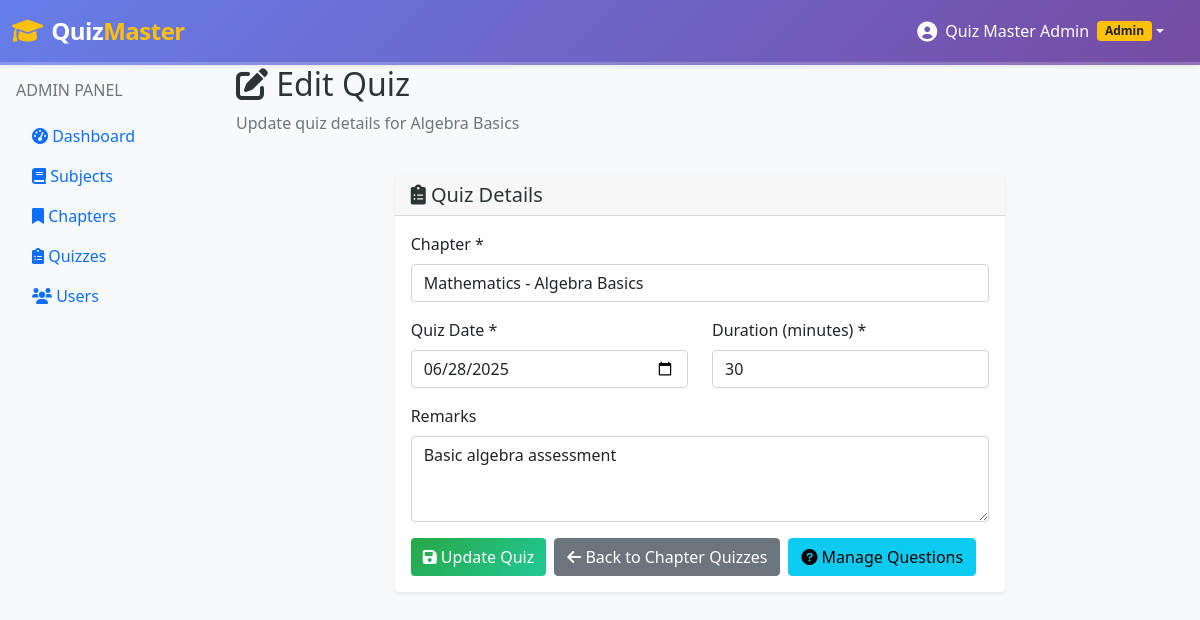
Page /admin/quizzes/1/edit (signed in) on the committed database.
### models/chapter.py (models this page shows, shortened)
class Chapter(db.Model):
    id = db.Column(db.Integer, primary_key=True)
    name = db.Column(db.String(100), nullable=False)
    description = db.Column(db.Text)
    subject_id = db.Column(db.Integer, db.ForeignKey('subject.id'), nullable=False)
    created_at = db.Column(db.DateTime, default=datetime.utcnow)
    quizzes = db.relationship('Quiz', backref='chapter', lazy=True, cascade='all, delete-orphan')

### models/quiz.py (models this page shows, shortened)
class Quiz(db.Model):
    id = db.Column(db.Integer, primary_key=True)
    chapter_id = db.Column(db.Integer, db.ForeignKey('chapter.id'), nullable=False)
    date_of_quiz = db.Column(db.Date, nullable=False)
    time_duration = db.Column(db.Integer, nullable=False)  # Duration in minutes
    remarks = db.Column(db.Text)
    created_at = db.Column(db.DateTime, default=datetime.utcnow)
    questions = db.relationship('Question', backref='quiz', lazy=True, cascade='all, delete-orphan')
    scores = db.relationship('Score', backref='quiz', lazy=True, cascade='all, delete-orphan')

### models/subject.py (models this page shows, shortened)
class Subject(db.Model):
    id = db.Column(db.Integer, primary_key=True)
    name = db.Column(db.String(100), nullable=False)
    description = db.Column(db.Text)
    created_at = db.Column(db.DateTime, default=datetime.utcnow)
    chapters = db.relationship('Chapter', backref='subject', lazy=True, cascade='all, delete-orphan')

### controllers/admin.py (the view)
    def decorated_function(*args, **kwargs):
        if not is_logged_in() or not is_admin():
            flash('Access denied', 'error')
            return redirect(url_for('auth.login'))
        return f(*args, **kwargs)

### controllers/admin.py (called while the page is built, shortened)
def is_logged_in():
    return 'user_id' in session

def is_admin():
    return session.get('is_admin', False)

def admin_required(f):
    def decorated_function(*args, **kwargs):
        if not is_logged_in() or not is_admin():
            flash('Access denied', 'error')
            return redirect(url_for('auth.login'))
        return f(*args, **kwargs)
    decorated_function.__name__ = f.__name__
    return decorated_function

@admin_bp.route('/quizzes/<int:quiz_id>/edit', methods=['GET', 'POST'])
@admin_required
def edit_quiz(quiz_id):
    quiz = Quiz.query.get_or_404(quiz_id)
    chapters = Chapter.query.join(Subject).all()
    return render_template('admin/edit_quiz.html', quiz=quiz, chapters=chapters)

### templates/admin/edit_quiz.html (shortened to what this page needs)
{% extends "base.html" %}
{% block content %}
<div class="container-fluid">
    <div class="row mb-4">
        <div class="col-12">
            <h2><i class="fas fa-edit"></i> Edit Quiz</h2>
            <p class="text-muted">Update quiz details for {{ quiz.chapter.name }}</p>
        </div>
    </div>
    <div class="row justify-content-center">
        <div class="col-md-8">
            <div class="card">
                <div class="card-header">
                    <h5 class="mb-0"><i class="fas fa-clipboard-list"></i> Quiz Details</h5>
                </div>
                <div class="card-body">
                    <form method="POST">
                        <div class="mb-3">
                            <label for="chapter_id" class="form-label">Chapter *</label>
                            <select class="form-control" id="chapter_id" name="chapter_id" required>
                                {% for chapter in chapters %}
                                    <option value="{{ chapter.id }}" {% if chapter.id == quiz.chapter_id %}selected{% endif %}>
                                        {{ chapter.subject.name }} - {{ chapter.name }}
                                    </option>
                                {% endfor %}
                            </select>
                        </div>
                        <div class="row">
                            <div class="col-md-6 mb-3">
                                <label for="date_of_quiz" class="form-label">Quiz Date *</label>
                                <input type="date" class="form-control" id="date_of_quiz" name="date_of_quiz"
                                       value="{{ quiz.date_of_quiz.strftime('%Y-%m-%d') }}" required>
                            </div>
                            <div class="col-md-6 mb-3">
                                <label for="time_duration" class="form-label">Duration (minutes) *</label>
                                <input type="number" class="form-control" id="time_duration" name="time_duration"
                                       min="1" max="180" value="{{ quiz.time_duration }}" required>
                            </div>
                        </div>
                        <div class="mb-3">
                            <label for="remarks" class="form-label">Remarks</label>
                            <textarea class="form-control" id="remarks" name="remarks" rows="3"
                                      placeholder="Any additional notes about this quiz">{{ quiz.remarks }}</textarea>
                        </div>
                        <div class="d-flex gap-2">
                            <button type="submit" class="btn btn-primary">
                                <i class="fas fa-save"></i> Update Quiz
                            </button>
                            <a href="{{ url_for('admin.chapter_quizzes', chapter_id=quiz.chapter_id) }}" class="btn btn-secondary">
                                <i class="fas fa-arrow-left"></i> Back to Chapter Quizzes
                            </a>
                            <a href="{{ url_for('admin.quiz_questions', quiz_id=quiz.id) }}" class="btn btn-info">
                                <i class="fas fa-question-circle"></i> Manage Questions
                            </a>
                        </div>
                    </form>
                </div>
            </div>
        </div>
    </div>
</div>
{% endblock %}

### static/css/style.css (style rules this page uses)
body { background-color: #f8f9fa; }
.card { border: none; box-shadow: 0 0.125rem 0.25rem rgba(0, 0, 0, 0.075); transition: box-shadow 0.15s ease-in-out; position: relative; z-index: 1; }
* { transition: color 0.3s ease, background-color 0.3s ease, transform 0.3s ease, box-shadow 0.3s ease; }
h1, h2, h3, h4, h5, h6 { color: #2d3436 !important; }
.btn-primary { background: linear-gradient(135deg, #28a745 0%, #20c997 100%); border: none; color: white; }

### rows in the picture
Chapter: chapter.name "Algebra Basics"
Quiz: chapter_id "Mathematics - Algebra Basics", date_of_quiz "06/28/2025", time_duration "30", remarks "Basic algebra assessment"

### other values in the picture
{{ session.full_name }} "Quiz Master Admin"
